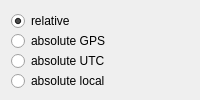
           <widget class="QWidget" name="axisTab">
            <attribute name="title">
             <string>time axis</string>
            </attribute>
            <layout class="QVBoxLayout" name="verticalLayout_19">
             <property name="spacing">
              <number>0</number>
             </property>
             <property name="topMargin">
              <number>4</number>
             </property>
             <property name="bottomMargin">
              <number>2</number>
             </property>
             <item>
              <layout class="QVBoxLayout" name="verticalLayout_18">
               <item>
                <widget class="QRadioButton" name="timeAxisRelativeSelect">
                 <property name="text">
                  <string>relative</string>
                 </property>
                 <property name="checked">
                  <bool>true</bool>
                 </property>
                 <attribute name="buttonGroup">
                  <string notr="true">timeAxisModeButtonGroup</string>
                 </attribute>
                </widget>
               </item>
               <item>
                <widget class="QRadioButton" name="timeAxisGPSSelect">
                 <property name="text">
                  <string>absolute GPS</string>
                 </property>
                 <attribute name="buttonGroup">
                  <string notr="true">timeAxisModeButtonGroup</string>
                 </attribute>
                </widget>
               </item>
               <item>
                <widget class="QRadioButton" name="timeAxisUTCSelect">
                 <property name="text">
                  <string>absolute UTC</string>
                 </property>
                 <attribute name="buttonGroup">
                  <string notr="true">timeAxisModeButtonGroup</string>
                 </attribute>
                </widget>
               </item>
               <item>
                <widget class="QRadioButton" name="timeAxisLocalSelect">
                 <property name="text">
                  <string>absolute local</string>
                 </property>
                 <attribute name="buttonGroup">
                  <string notr="true">timeAxisModeButtonGroup</string>
                 </attribute>
                </widget>
               </item>
              </layout>
             </item>
            </layout>
           </widget>
